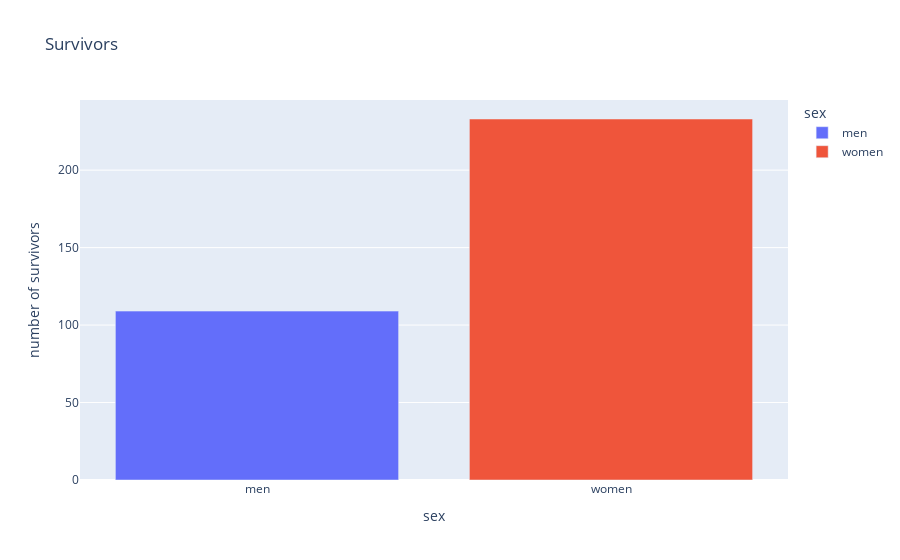

The notebook cell saved with this chart:
### Code cell
#bar plot 
fig3 = go.Figure()
data = list(zip(titanic["survived"],titanic["sex"]))
men = [pair for pair in data if (pair[0]==1 and pair[1]=='male')]
women = [pair for pair in data if (pair[0]==1 and pair[1]=='female')]
df = pd.DataFrame(data={'sex':["men","women"], 'number of survivors':[len(men),len(women)]})

fig3 = px.bar(df,x="sex",y="number of survivors",color="sex",title="Survivors")
fig3.show()

### Figure 1 — Plotly figure (JSON) as saved in the notebook; plotly's stock layout.template omitted (floating-point values rounded to 4 significant figures)
{"data": [{"alignmentgroup": "True", "hovertemplate": "sex=%{x}<br>number of survivors=%{y}<extra></extra>", "legendgroup": "men", "marker": {"color": "#636efa", "pattern": {"shape": ""}}, "name": "men", "offsetgroup": "men", "orientation": "v", "showlegend": true, "textposition": "auto", "type": "bar", "x": ["men"], "xaxis": "x", "y": [109], "yaxis": "y"}, {"alignmentgroup": "True", "hovertemplate": "sex=%{x}<br>number of survivors=%{y}<extra></extra>", "legendgroup": "women", "marker": {"color": "#EF553B", "pattern": {"shape": ""}}, "name": "women", "offsetgroup": "women", "orientation": "v", "showlegend": true, "textposition": "auto", "type": "bar", "x": ["women"], "xaxis": "x", "y": [233], "yaxis": "y"}], "layout": {"barmode": "relative", "legend": {"title": {"text": "sex"}, "tracegroupgap": 0}, "title": {"text": "Survivors"}, "xaxis": {"anchor": "y", "categoryarray": ["men", "women"], "categoryorder": "array", "domain": [0, 1], "title": {"text": "sex"}}, "yaxis": {"anchor": "x", "domain": [0, 1], "title": {"text": "number of survivors"}}}}
